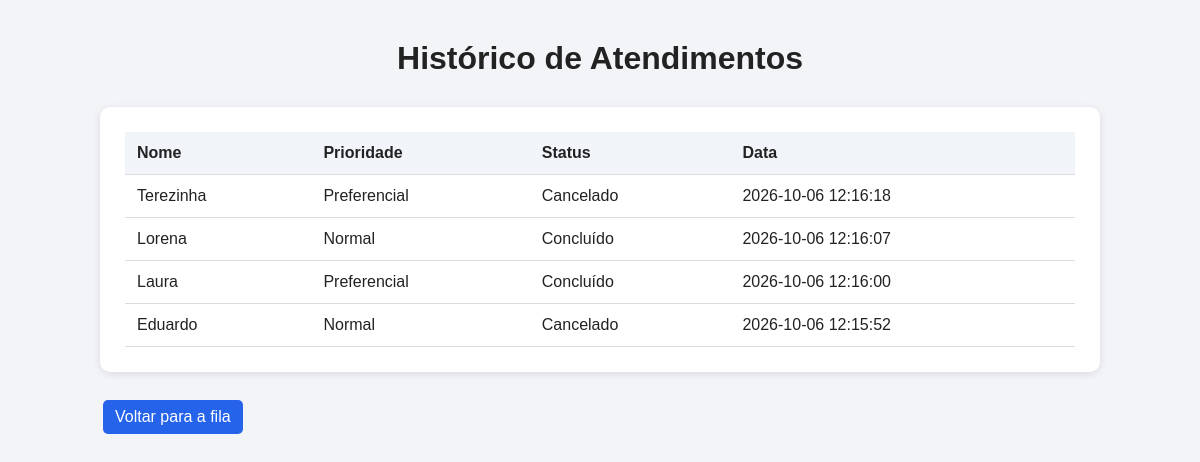
The page /historico on the database its author committed.
### tables this page shows
CREATE TABLE atendimentos (
            id INTEGER PRIMARY KEY AUTOINCREMENT,
            nome TEXT NOT NULL,
            prioridade TEXT NOT NULL,
            status TEXT NOT NULL DEFAULT 'Aguardando',
            data_hora DATETIME DEFAULT CURRENT_TIMESTAMP
        );

### app.py (the view)
@app.route("/historico")
def historico():
    conn = conectar_banco()
    atendimentos = conn.execute("""
        SELECT * FROM atendimentos
        WHERE status IN ('Concluído', 'Cancelado')
        ORDER BY id DESC
    """).fetchall()
    conn.close()
    return render_template(
        "historico.html",
        atendimentos=atendimentos
    )

### app.py (called while the page is built)
def conectar_banco():
    conn = sqlite3.connect(DATABASE)
    conn.row_factory = sqlite3.Row
    return conn

### templates/historico.html (shortened to what this page needs)
<!DOCTYPE html>
<html lang="pt-BR">
<head>
    <link
        rel="stylesheet"
        href="{{ url_for('static', filename='style.css') }}"
    >
</head>
<body>
    <div class="container">
        <h1>Histórico de Atendimentos</h1>
        <section class="card">
            {% if atendimentos %}
                <table>
                    <thead>
                        <tr>
                            <th>Nome</th>
                            <th>Prioridade</th>
                            <th>Status</th>
                            <th>Data</th>
                        </tr>
                    </thead>
                    <tbody>
                        {% for atendimento in atendimentos %}
                        <tr>
                            <td>
                                {{ atendimento["nome"] }}
                            </td>
                            <td>
                                {{ atendimento["prioridade"] }}
                            </td>
                            <td>
                                {{ atendimento["status"] }}
                            </td>
                            <td>
                                {{ atendimento["data_hora"] }}
                            </td>
                        </tr>
                        {% endfor %}
                    </tbody>
                </table>
            {% else %}
                <p>
                    Nenhum atendimento finalizado ainda.
                </p>
            {% endif %}
        </section>
        <a
            class="btn voltar"
            href="/"
        >
            Voltar para a fila
        </a>
    </div>
</body>
</html>

### static/style.css (style rules this page uses)
* { box-sizing: border-box; margin: 0; padding: 0; font-family: Arial, sans-serif; }
body { background: #f2f4f7; color: #222; }
.container { width: 90%; max-width: 1000px; margin: 40px auto; }
h1 { text-align: center; margin-bottom: 30px; }
.card { background: white; padding: 25px; margin-bottom: 25px; border-radius: 10px; box-shadow: 0 2px 8px rgba(0, 0, 0, 0.1); }
.btn { display: inline-block; padding: 8px 12px; text-decoration: none; border-radius: 5px; color: white; margin: 3px; }
.voltar { background: #2563eb; }
table { width: 100%; border-collapse: collapse; }
th, td { padding: 12px; text-align: left; border-bottom: 1px solid #ddd; }
th { background: #f1f5f9; }

### rows shown on the page
atendimentos: nome "Terezinha", prioridade "Preferencial", status "Cancelado", data_hora "2026-10-06 12:16:18"
atendimentos: nome "Lorena", prioridade "Normal", status "Concluído", data_hora "2026-10-06 12:16:07"
atendimentos: nome "Laura", prioridade "Preferencial", status "Concluído", data_hora "2026-10-06 12:16:00"
atendimentos: nome "Eduardo", prioridade "Normal", status "Cancelado", data_hora "2026-10-06 12:15:52"
